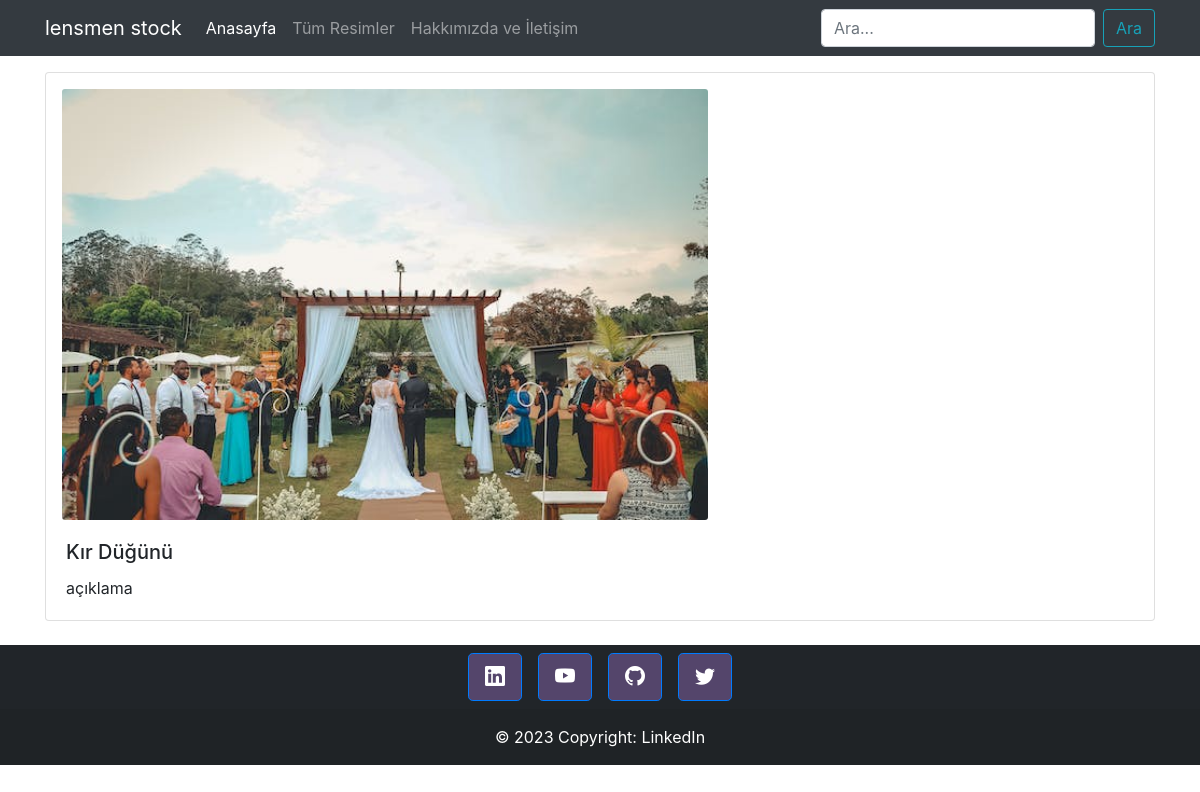
The page /photos/7 on the database its author committed.
### photos/models.py (models this page shows, shortened)
class Photo(models.Model):
    foto_adi = models.CharField(max_length=100)
    category = models.ManyToManyField(Category)
    foto_adi = models.CharField(max_length=100)
    foto_aciklama = models.TextField()
    foto_veri = models.CharField(max_length=100)
    anasayfa = models.BooleanField(default=False)

### photos/views.py (the view)
# urls.py: path('photos/<int:id>', views.photo_story, name='story'),
def photo_story(requset,id):
    data={
        'photo':Photo.objects.get(id=id)
    }
    return render(requset,'story.html',data)

### photos/templates/story.html (shortened to what this page needs)
{% load static %}
<!DOCTYPE html>
<html lang="en">
<head>
    <link rel="stylesheet" href="https://cdn.jsdelivr.net/npm/bootstrap-icons@1.10.5/font/bootstrap-icons.css">
    <link rel="stylesheet" href="https://cdn.jsdelivr.net/npm/bootstrap@4.3.1/dist/css/bootstrap.min.css"
>
</head>
<body>
    {% include 'partials/navbar.html' %}
    <div class="container mt-3">
        <div class="row">
           <div class="col-12">
            <div class="card mb-3">
                <div class="row no-gutters">
                  <div class="col-md-7 ml-3 mt-3">
                    <img src="{% static 'img/'|add:photo.foto_veri %}" class="card-img" alt="...">
                  </div>
                  <div class="col-md-8">
                    <div class="card-body">
                      <h5 class="card-title">{{photo.foto_adi}}</h5>
                      <p class="card-text">{{photo.foto_aciklama}}</p>
                    </div>
                  </div>
                </div>
              </div>
           </div>
        </div>
    </div>
    {% include 'partials/footer.html' %}
</body>
</html>

### rows shown on the page
Photo: foto_veri (picture), foto_adi "Kır Düğünü", foto_aciklama "açıklama"
